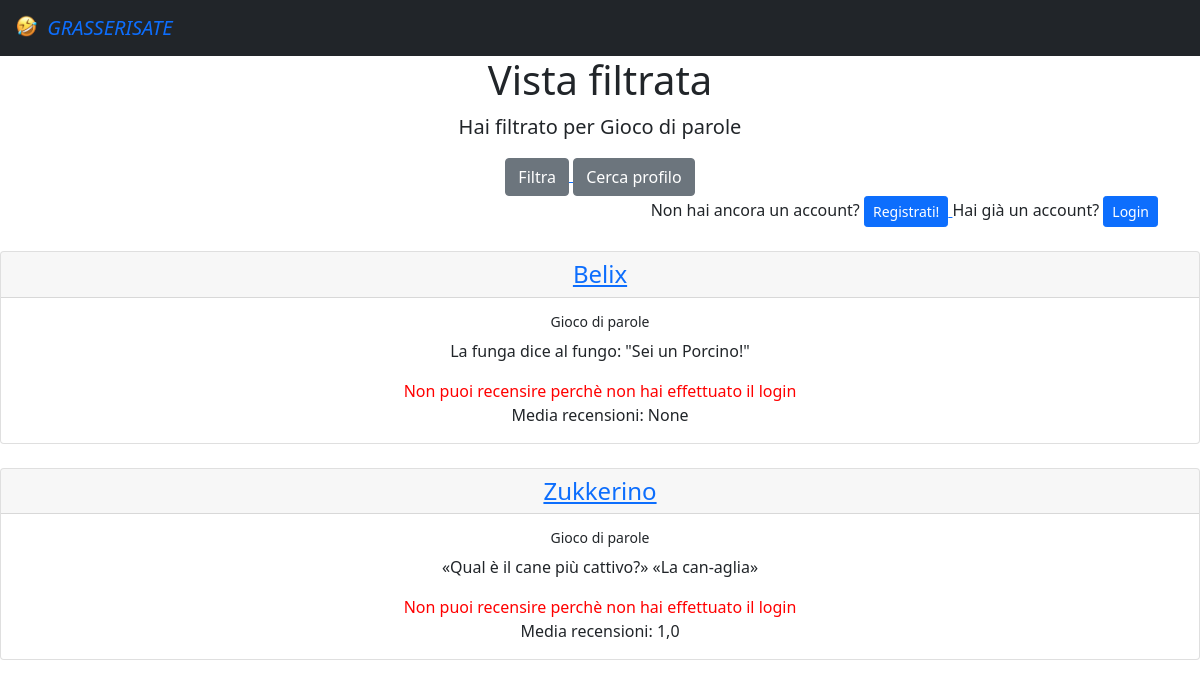
The page /filtered/Gioco di parole on the database as committed earlier.
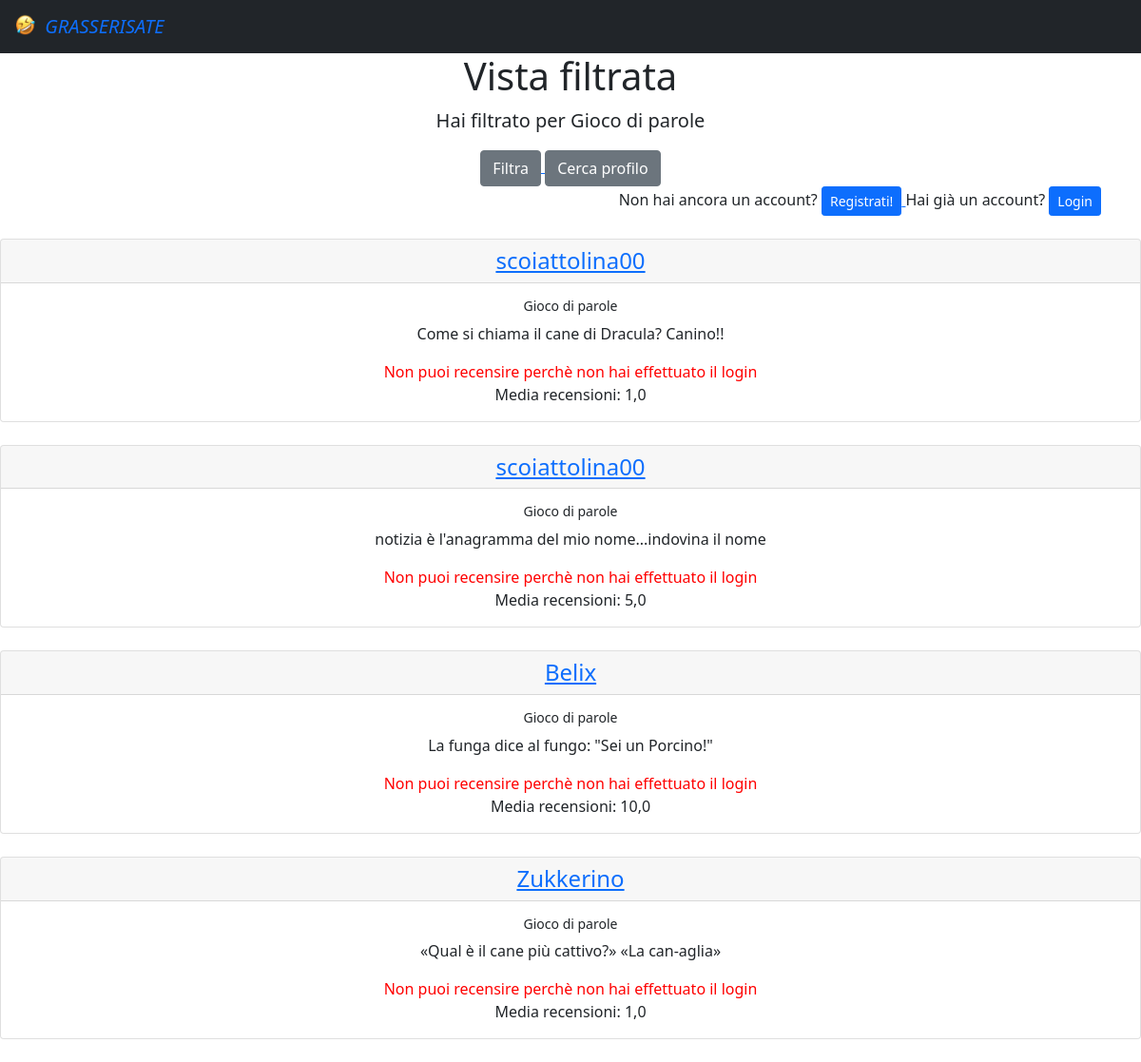
The same page on the database as committed later.
### esame/models.py (models this page shows, shortened)
class Battute(models.Model):
    testo = models.TextField(default="")
    utente = models.ForeignKey(User, on_delete=models.CASCADE, related_name='utentebat')
    tempo = models.DateTimeField(auto_now=True)
    tipo = models.CharField(choices=SCELTE, default='bar', max_length=25)
    @property
    def calcola_media(self):
        media_tupla = self.battutarec.all().aggregate(Avg('voto'))
        media_lunga = media_tupla['voto__avg']
        if type(media_lunga) is NoneType:
            media = media_lunga
        else:
            media = round(media_lunga, 2)
        return media

### esame/views.py (the view)
# urls.py: path('filtered/<str:tipo>', views.VistaFiltrata.as_view(), name='vista_filtrata'),
class VistaFiltrata(ListView):
    template_name = 'vista_filtrata.html'
    model = Battute
    def get_queryset(self):
        tipo2 = self.request.resolver_match.kwargs['tipo']
        qs = Battute.objects.filter(tipo=tipo2).order_by('-tempo')
        return qs

### templates/vista_filtrata.html (shortened to what this page needs)
<html lang="en">
{% extends 'base.html' %}
{% block contenuto %}
    <div class="container">
        <h1> <div style="text-align: center;"> Vista filtrata {% if user.is_authenticated %}{{ user.username }}{% endif %}</div></h1>
        <p class="lead" style="text-align:center">
            Hai filtrato per {{ view.kwargs.tipo }}
        </p>
        {% if user.is_authenticated %}
            <div style="text-align:center">
            <a href="{% url  "feed" %}">
                    <button type="button" class="btn btn-warning">
                        Il tuo feed
                    </button>
                </a>
                <a href="{% url  "aggiungi_battuta" %}">
                    <button type="button" class="btn btn-primary">
                        Aggiungi una battuta!
                    </button>
                </a>
                <a href="{% url  "profilo" pk=user.id %}">
                    <button type="button" class="btn btn-info">
                        Il tuo profilo
                    </button>
                </a>
                <a href="{% url  "filtro" %}">
                    <button type="button" class="btn btn-secondary">
                        Filtra
                    </button>
                </a>
                <a href="{% url  "cerca_profilo" %}">
                    <button type="button" class="btn btn-secondary">
                        Cerca profilo
                    </button>
                </a>
                <a href='{% url 'logout' %}'>
                    <button type="button" class="btn btn-danger">
                        Logout
                    </button>
                </a>
                         </div>
        {% else %}
            <div style="text-align: center">
            <a href="{% url  "filtro" %}">
                    <button type="button" class="btn btn-secondary">
                        Filtra
                    </button>
                </a>
                <a href="{% url  "cerca_profilo" %}">
                    <button type="button" class="btn btn-secondary">
                        Cerca profilo
                    </button>
                </a>
            </div>
            <div style="text-align:right">
            Non hai ancora un account?
            <a href="{% url  "registrazione"%}">
                    <button type="button" class="btn btn-primary btn-sm">
                        Registrati!
                    </button>
                </a>
                Hai già un account?
            <a href="{% url  "login"%}">
                    <button type="button" class="btn btn-primary btn-sm">
                        Login
                    </button>
                </a>
            </div>
            </div>
        {% endif %}
    <br>
    <div style="text-align:center">
        {% for b in object_list %}
            <div class="card">
                <h4 class="card-header"> <a href="{% url "profilo" pk=b.utente_id %}"> {{ b.utente }}  </a> </h4>
                <div class="card-body">
                    <h6 class="card-title" > <small>{{ b.tipo }}</small>  </h6>
                    <p class="card-text"> {{ b.testo }} </p>
                    {% if user.is_authenticated %}
                        <a href="{% url "aggiungi_recensione" pk=b.id %}" class="btn btn-primary">Recensisci!</a>
                    {% else %}
                        <p class="card-text" style="color:red"> Non puoi recensire perchè non hai effettuato il login </p>
                    {% endif %}
                    Media recensioni: {{ b.calcola_media}}
                </div>
            </div>
            <br>
        {%  endfor %}
    </div>
{% endblock %}

Rows that differ between the two databases and show on the page:
added Battute: utente "scoiattolina00", tipo "Gioco di parole", testo "Come si chiama il cane di Dracula? Canino!!", calcola_media "1,0"
added Battute: utente "scoiattolina00", tipo "Gioco di parole", testo "notizia è l'anagramma del mio nome...indovina il nome", calcola_media "5,0"
computed for Battute "La funga dice al fungo: \"Sei un Porcino!\"": calcola_media "None" → "10,0"
